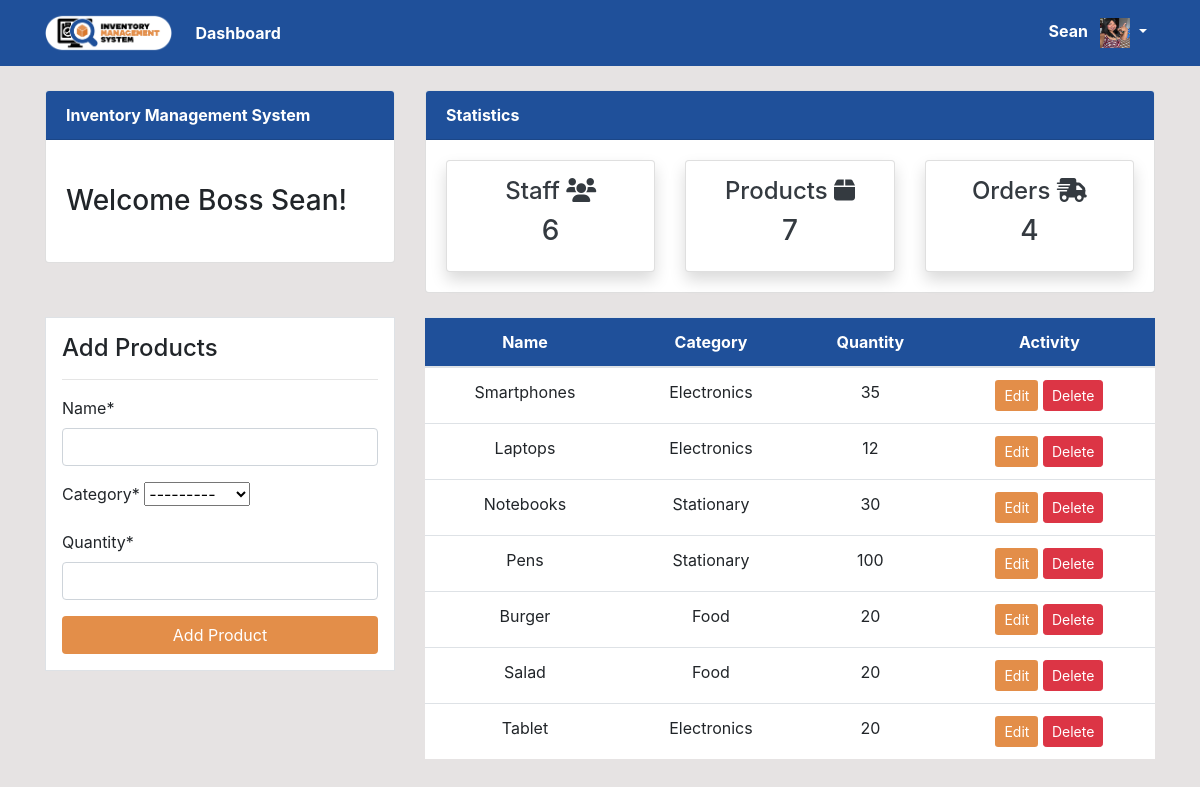
Screenshot of /product/ (signed in) with the database file from the repository.
### user/models.py (models this page shows, shortened)
class Profile(models.Model):
    staff = models.OneToOneField(User, on_delete=models.CASCADE, null=True)
    address = models.CharField(max_length=200, null=True)
    phone = models.CharField(max_length=20, null=True)
    image = models.ImageField(default='avatar.jpg',upload_to='Profile_Images')

### dashboard/models.py (models this page shows, shortened)
class Product(models.Model):
    name = models.CharField(max_length=100, null=True)
    category = models.CharField(max_length=50, choices=CATEGORY, null=True)
    quantity = models.PositiveIntegerField(null=True)
    class Meta:
        verbose_name_plural = 'Products'

### dashboard/views.py (the view)
# urls.py: path('product/', views.product, name='dashboard-product'),
@login_required
def product(request):
    items = Product.objects.all() #Using ORM
    product_count = items.count()
    workers_count = User.objects.all().count()
    orders_count = Order.objects.all().count()
    if request.method =='POST':
        form = ProductForm(request.POST)
        if form.is_valid():
            form.save()
            product_name = form.cleaned_data.get('name')
            messages.success(request, f'{product_name} has been added')
            return redirect('dashboard-product')
    else:
        form = ProductForm()
    context={
        'items': items,
        'form': form,
        'workers_count': workers_count,
        'orders_count': orders_count,
        'product_count' : product_count
    }
    return render(request, 'dashboard/product.html', context)

### dashboard/forms.py
class ProductForm(forms.ModelForm):
    class Meta:
        model = Product
        fields = ['name', 'category', 'quantity']

### templates/dashboard/product.html (shortened to what this page needs)
{% extends 'partials/base.html' %}
{% load crispy_forms_tags %}
{% block content %}
{% include 'partials/topnav.html' %}
<div class="container">
    <div class="row my-4">
        <div class="col-md-4">
            <div class="border bg-white p-3">
                <h4>Add Products</h4>
                <hr>
                <form method="POST">
                    {{ form|crispy }}
                    <input class="btn text-white btn-block" style="background-color: #E38E49;" type="submit" value="Add Product">
                </form>
            </div>
        </div>
        <div class="col-md-8">
            <table class="table bg-white">
                <thead style="background-color: #1F509A;">
                    <tr class="text-white">
                        <th scope="col" class="text-center">Name</th>
                        <th scope="col" class="text-center">Category</th>
                        <th scope="col" class="text-center">Quantity</th>
                        <th scope="col" class="text-center">Activity</th>
                    </tr>
                </thead>
                <tbody>
                    {% for item in items %}
                    <tr>
                        <td class="text-center">{{ item.name }}</td>
                        <td class="text-center">{{item.category}}</td>
                        <td class="text-center">{{item.quantity}}</td>
                        <td class="text-center">
                            <a class="btn text-white btn-sm" href="{% url 'dashboard-product-update' item.id%}" style="background-color: #E38E49;">Edit</a>
                            <a class="btn btn-danger btn-sm" href="{% url 'dashboard-product-delete' item.id%}">Delete</a>
                        </td>
                    </tr>
                    {% endfor %}
                </tbody>
            </table>
        </div>
    </div>
</div>
{% endblock %}

### templates/partials/nav.html (shortened to what this page needs)
{% load static %}
<nav class="navbar navbar-expand-lg" style="background-color: #1F509A;">
    <div class="container">
        <a class="navbar-brand" href="{% url 'dashboard-index' %}">
            <img src="{% static 'images/Logo2.png' %}" alt="Eyyyable Logo" style="max-height: 40px;">
        </a>
        <div class="collapse navbar-collapse" id="navbarSupportedContent">
            <ul class="navbar-nav mr-auto">
                <li class="nav-item active">
                    <a class="nav-link text-white font-weight-bold">Dashboard <span class="sr-only">(current)</span></a>
                </li>
            </ul>
            <ul class="navbar-nav ms-auto d-flex align-items-center">
                <li class="nav-item dropdown">
                    <a class="nav-link dropdown-toggle text-white" href="#" id="navbarDropdown" role="button" data-toggle="dropdown" aria-haspopup="true" aria-expanded="false">
                        <span class="mr-2"><strong>{{ user.username }}</strong></span>
                        <img src="{{ user.profile.image.url }}" alt="" style="width: 30px; height: 30px;">
                    </a>
                </li>
            </ul>
        </div>
    </div>
</nav>

### templates/partials/topnav.html
<div class="container">
    <div class="row mt-4">
        <div class="col-md-4">
            <div class="card">
                <div class="card-header text-white" style="background-color: #1F509A;">
                    <strong> Inventory Management System </strong>
                </div>
                <div class="card-body">
                    <marquee behavior="" direction="">
                        <h3 class="my-4">Welcome Boss {{ user.username }}!</h3>
                    </marquee>
                </div>
            </div>
        </div>
        <div class="col-md-8">
            <div class="card">
                <div class="card-header text-white" style="background-color: #1F509A;">
                    <strong> Statistics </strong>
                </div>
                <div class="card-body">
                    <div class="row">
                        <div class="col-md-4">
                            <a class="text-decoration-none text-dark" href="{% url 'dashboard-staff' %}">
                                <div class="card my-card shadow text-center p-3">
                                    <h4>Staff <i class="fas fa-users"></i></h4>
                                    <h3>{{ workers_count }}</h3>
                                </div>
                            </a>
                        </div>
                        <div class="col-md-4">
                            <a class="text-decoration-none text-dark" href="{% url 'dashboard-product' %}">
                                <div class="card my-card shadow text-center p-3">
                                    <h4>Products <i class="fas fa-box"></i></h4>
                                    <h3>{{ product_count }}</h3>
                                </div>
                            </a>
                        </div>
                        <div class="col-md-4">
                            <a class="text-decoration-none text-dark" href="{% url 'dashboard-order' %}">
                                <div class="card my-card shadow text-center p-3">
                                    <h4>Orders <i class="fas fa-shipping-fast"></i></h4>
                                    <h3>{{ orders_count }}</h3>
                                </div>
                            </a>
                        </div>
                    </div>
                </div>
            </div>
        </div>
    </div>
</div>

### static/style.css (style rules this page uses)
body { background: rgb(230, 227, 227); }

### rows the page displays
Product: name "Smartphones", category "Electronics", quantity "35"
Product: name "Laptops", category "Electronics", quantity "12"
Product: name "Notebooks", category "Stationary", quantity "30"
Product: name "Pens", category "Stationary", quantity "100"
Product: name "Burger", category "Food", quantity "20"
Product: name "Salad", category "Food", quantity "20"
Product: name "Tablet", category "Electronics", quantity "20"

### other values shown
{{ user.username }} "Sean"
{{ workers_count }} "6"
{{ product_count }} "7"
{{ orders_count }} "4"
